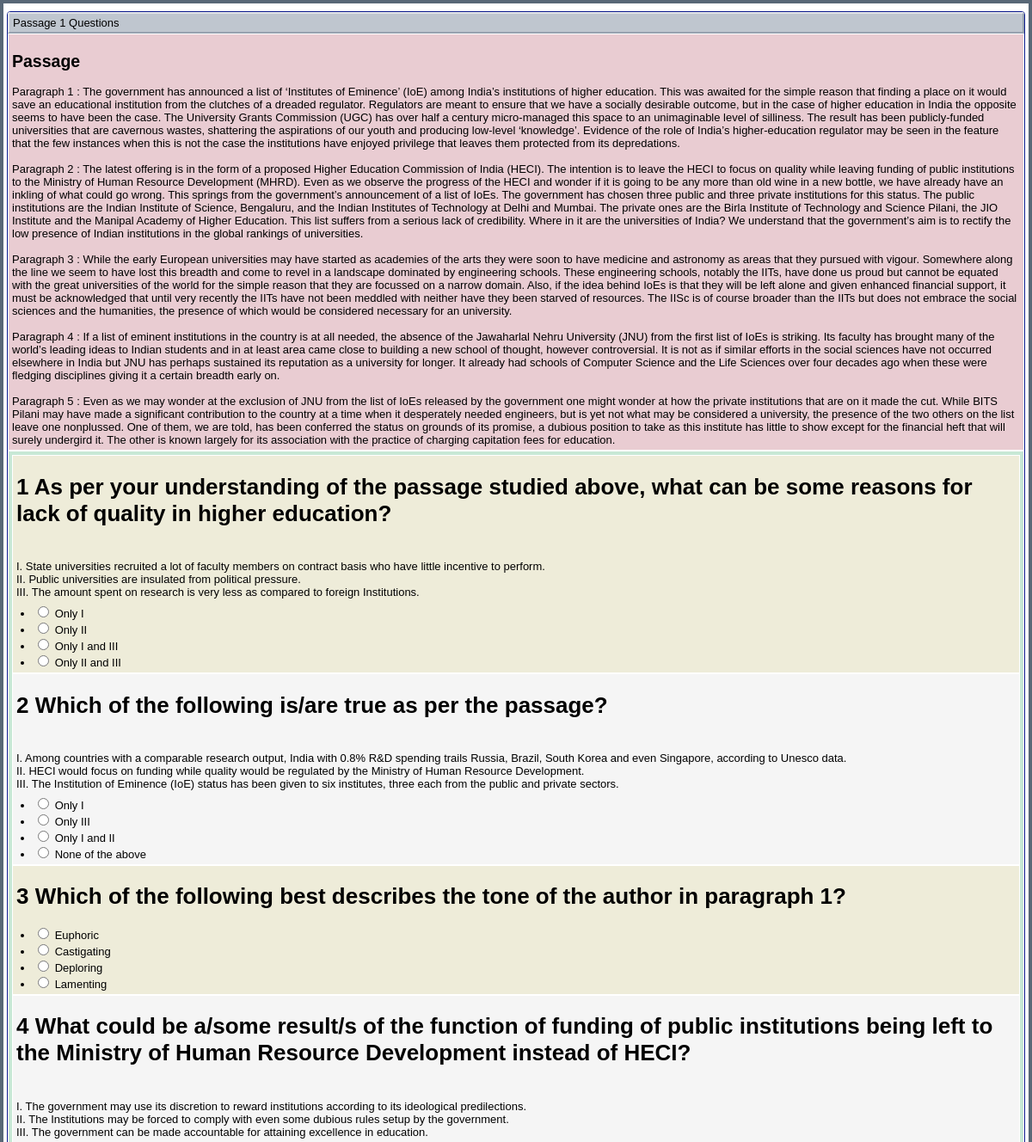
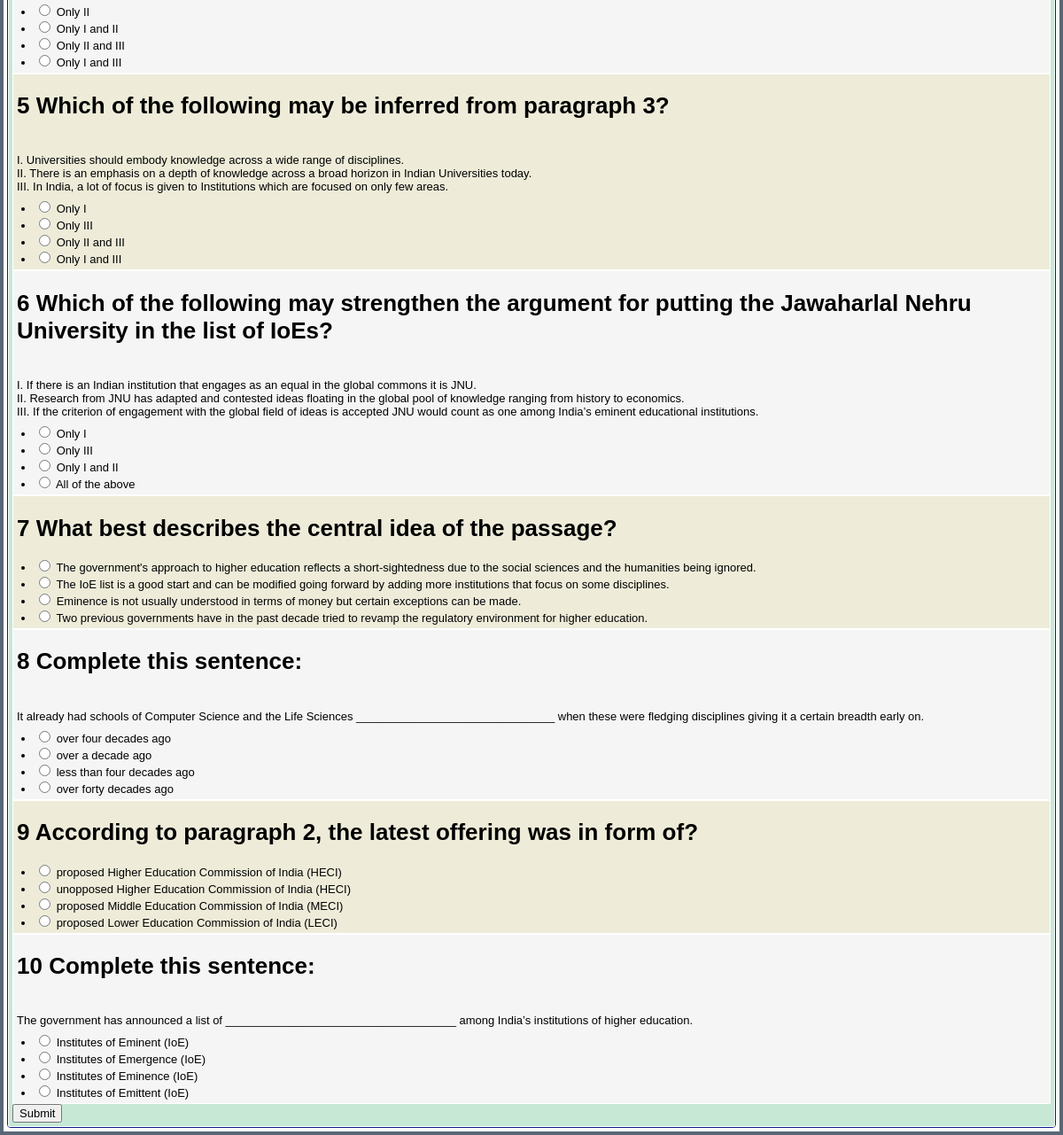
Screenshot of /3/ (signed in) with the database file from the repository (2 pictures, top to bottom).
### quizapps/exams/models/story.py (models this page shows, shortened)
class Story(models.Model):
    headline = models.CharField(max_length=20)
    instruction = models.TextField()
    content = models.TextField()
    class Meta:
        verbose_name_plural = 'Stories'

### quizapps/exams/views.py (the view, shortened to what this page needs)
# urls.py: path('<int:story_id>/', views.ExamView.as_view(), name='list_questions'),
class ExamView(LoginRequiredMixin, SingleObjectMixin, FormView):
    model = Story
    form_class = AnswerForm
    template_name = 'exams/questions.html'
    context_object_name = 'story'
    pk_url_kwarg = 'story_id'
    success_url = reverse_lazy('exam_completed')
    def get(self, request, *args, **kwargs):
        self.object = self.get_object()
        cache.set('time_start', timezone.now(), TEST_TIMEOUT)
        return super().get(request, *args, **kwargs)
    def get_form_kwargs(self):
        kwargs = super().get_form_kwargs()
        kwargs.update({'story': self.get_object()})
        return kwargs

### quizapps/exams/forms.py
class AnswerForm(forms.Form):
    def __init__(self, *args, **kwargs):
        story = kwargs.pop('story')
        super().__init__(*args, **kwargs)
        try:
            questions = story.questions.all()[10]
        except IndexError:
            questions = story.questions.all()
        for i, question in enumerate(questions):
            field = 'question_%s' % str(question.id)
            self.fields[field] = forms.ChoiceField(
                label=_(f'#{i+1} {question.question}'),
                choices=[(answer.id, answer.text) for answer in question.answers.all()],
                widget=forms.RadioSelect
            )

### quizapps/exams/templatetags/exam_tags.py (called while the page is built)
@register.filter(name='markdown')
def markdown_text(text):
    return mark_safe(markdown.markdown(text))

### templates/exams/questions.html (shortened to what this page needs)
{% extends 'base.html' %}
{% load exam_tags %}
{% block content %}
<div class="mainblok">
    <div class="phdr">{{ story.headline }} Questions</div>
    <div class="rmenu">
        <h2>Passage</h2>
        {{ story.content | linebreaksbr }}
    </div>
    <div class="gmenu">
        <form method="POST" action="">
            {% for field in form %}
                <div class="{% cycle 'list1' 'list2' %}">
                {{ field.label | markdown | linebreaksbr }}
                {{ field }}
                </div>
            {% endfor %}
            <input type="submit" value="Submit" />
        </form>
    </div>
</div>
{% endblock %}

### static/css/style.css (style rules this page uses)
body { background-color: #ffffff; color: #000000; margin: 0; padding: 0; }
body, td, input, textarea { font-family: Arial, Tahoma, sans-serif; font-size: small; }
form { font-size: small; margin: 0; padding: 0; }
p { margin-bottom: 6px; margin-top: 6px; }
ul { margin: 0; padding-left: 20px; }
.gmenu { background-color: #c7e8d5; border: 1px solid white; margin: 0; padding: 4px; }
.list1 { background-color: #eeecd9; border: 1px solid white; margin: 0; padding: 3px 4px 4px 4px; }
.list2 { background-color: #f5f5f5; border: 1px solid white; margin: 0; padding: 3px 4px 4px 4px; }
.phdr { background-color: #bfc6cf; border: 2px solid; border-color: #e1e4e8 #96a2af #96a2af #e1e4e8; padding: 3px 4px 3px 4px; }
.rmenu { background-color: #e9ccd2; border: 1px solid white; margin: 0; padding: 4px; }
.mainblok { border: 1px solid #0b198c; margin: 5px 0px 0px 0px; background-color: #f5f5ff; padding: 0px 0px 0px 0px; overflow: auto; -moz-border-radius: 0.3em; -webkit-border-radius: 0.3em; border-radius: 0.3em; }

### rows the page displays
Story: headline "Passage 1", content "Paragraph 1 : The government has announced a list of ‘Institutes of Eminence’ (IoE) among India’s institutions of higher education. This was awaited for the simple reason that finding a place on it would save an educational institution from the clutches of a dreaded regulator. Regulators are meant to ensure that we have a socially desirable outcome, but in the case of higher education in India the opposite seems to have been the case. The University Grants Commission (UGC) has over half a century micro-managed this space to an unimaginable level of silliness. The result has been publicly-funded universities that are cavernous wastes, shattering the aspirations of our youth and producing…"

### other values shown
{{ field.label | markdown | linebreaksbr }} "3 Which of the following best describes the tone of the author in paragraph 1?" "7 What best describes the central idea of the passage?" "8 Complete this sentence: It already had schools of Computer Science and the Life Sciences _______________________________ when these were fledging disciplines giving it a certain breadth early on." "9 According to paragraph 2, the latest offering was in form of?" "10 Complete this sentence: The government has announced a list of ____________________________________ among India’s institutions of higher education."
